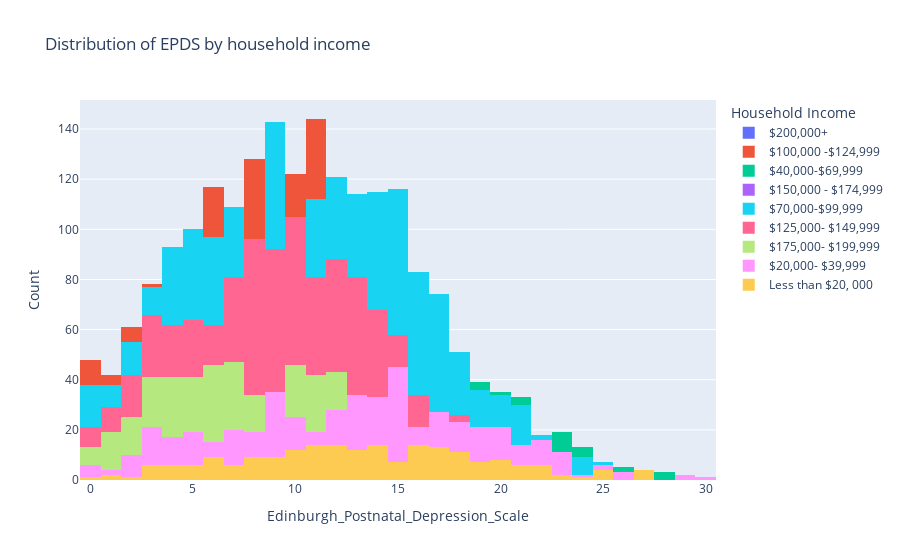

Notebook source saved alongside this figure:
### Code cell
import plotly.express as px

# get unique categories of income
categories = mental_health["Household_Income"].unique()

for i in categories:
    df = mental_health[mental_health["Household_Income"] == i]
    fig = px.histogram(
        mental_health,
        x="Edinburgh_Postnatal_Depression_Scale",
        color="Household_Income",
        title="Distribution of EPDS by household income",
        hover_data=mental_health.columns,
    )


fig.update_layout(
    xaxis_title="Edinburgh_Postnatal_Depression_Scale",
    yaxis_title="Count",
    legend_title="Household Income",
    barmode="overlay",  # overlay histogram fro better comparison.
)

fig.show()

### Figure 1 — Plotly figure (JSON) as saved in the notebook; plotly's stock layout.template omitted (floating-point values rounded to 4 significant figures; data arrays with more than 128 entries replaced by an {"elided": "..."} marker saying what was removed)
{"data": [{"bingroup": "x", "hovertemplate": "Household_Income=$200,000+<br>Edinburgh_Postnatal_Depression_Scale=%{x}<br>count=%{y}<extra></extra>", "legendgroup": "$200,000+", "marker": {"color": "#636efa", "pattern": {"shape": ""}}, "name": "$200,000+", "orientation": "v", "showlegend": true, "type": "histogram", "x": {"elided": "1008 float values"}, "xaxis": "x", "yaxis": "y"}, {"bingroup": "x", "hovertemplate": "Household_Income=$100,000 -$124,999<br>Edinburgh_Postnatal_Depression_Scale=%{x}<br>count=%{y}<extra></extra>", "legendgroup": "$100,000 -$124,999", "marker": {"color": "#EF553B", "pattern": {"shape": ""}}, "name": "$100,000 -$124,999", "orientation": "v", "showlegend": true, "type": "histogram", "x": {"elided": "1956 float values"}, "xaxis": "x", "yaxis": "y"}, {"bingroup": "x", "hovertemplate": "Household_Income=$40,000-$69,999<br>Edinburgh_Postnatal_Depression_Scale=%{x}<br>count=%{y}<extra></extra>", "legendgroup": "$40,000-$69,999", "marker": {"color": "#00cc96", "pattern": {"shape": ""}}, "name": "$40,000-$69,999", "orientation": "v", "showlegend": true, "type": "histogram", "x": {"elided": "1433 float values"}, "xaxis": "x", "yaxis": "y"}, {"bingroup": "x", "hovertemplate": "Household_Income=$150,000 - $174,999<br>Edinburgh_Postnatal_Depression_Scale=%{x}<br>count=%{y}<extra></extra>", "legendgroup": "$150,000 - $174,999", "marker": {"color": "#ab63fa", "pattern": {"shape": ""}}, "name": "$150,000 - $174,999", "orientation": "v", "showlegend": true, "type": "histogram", "x": {"elided": "1139 float values"}, "xaxis": "x", "yaxis": "y"}, {"bingroup": "x", "hovertemplate": "Household_Income=$70,000-$99,999<br>Edinburgh_Postnatal_Depression_Scale=%{x}<br>count=%{y}<extra></extra>", "legendgroup": "$70,000-$99,999", "marker": {"color": "#19d3f3", "pattern": {"shape": ""}}, "name": "$70,000-$99,999", "orientation": "v", "showlegend": true, "type": "histogram", "x": {"elided": "2094 float values"}, "xaxis": "x", "yaxis": "y"}, {"bingroup": "x", "hovertemplate": "Household_Income=$125,000- $149,999<br>Edinburgh_Postnatal_Depression_Scale=%{x}<br>count=%{y}<extra></extra>", "legendgroup": "$125,000- $149,999", "marker": {"color": "#FF6692", "pattern": {"shape": ""}}, "name": "$125,000- $149,999", "orientation": "v", "showlegend": true, "type": "histogram", "x": {"elided": "1365 float values"}, "xaxis": "x", "yaxis": "y"}, {"bingroup": "x", "hovertemplate": "Household_Income=$175,000- $199,999<br>Edinburgh_Postnatal_Depression_Scale=%{x}<br>count=%{y}<extra></extra>", "legendgroup": "$175,000- $199,999", "marker": {"color": "#B6E880", "pattern": {"shape": ""}}, "name": "$175,000- $199,999", "orientation": "v", "showlegend": true, "type": "histogram", "x": {"elided": "655 float values"}, "xaxis": "x", "yaxis": "y"}, {"bingroup": "x", "hovertemplate": "Household_Income=$20,000- $39,999<br>Edinburgh_Postnatal_Depression_Scale=%{x}<br>count=%{y}<extra></extra>", "legendgroup": "$20,000- $39,999", "marker": {"color": "#FF97FF", "pattern": {"shape": ""}}, "name": "$20,000- $39,999", "orientation": "v", "showlegend": true, "type": "histogram", "x": {"elided": "611 float values"}, "xaxis": "x", "yaxis": "y"}, {"bingroup": "x", "hovertemplate": "Household_Income=Less than $20, 000<br>Edinburgh_Postnatal_Depression_Scale=%{x}<br>count=%{y}<extra></extra>", "legendgroup": "Less than $20, 000", "marker": {"color": "#FECB52", "pattern": {"shape": ""}}, "name": "Less than $20, 000", "orientation": "v", "showlegend": true, "type": "histogram", "x": {"elided": "260 float values"}, "xaxis": "x", "yaxis": "y"}], "layout": {"barmode": "overlay", "legend": {"title": {"text": "Household Income"}, "tracegroupgap": 0}, "title": {"text": "Distribution of EPDS by household income"}, "xaxis": {"anchor": "y", "domain": [0, 1], "title": {"text": "Edinburgh_Postnatal_Depression_Scale"}}, "yaxis": {"anchor": "x", "domain": [0, 1], "title": {"text": "Count"}}}}
